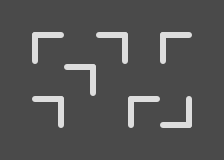

Rendered tile map (Tiled .tmx) drawn with the repository's tilesets; below, a short description and the full map source, tile grids included:
An orthogonal 7x5 tile map with 32x32 px tiles, 3 tile layers (grid, walls, zonemap) and 8 objects (3x cloner, 3x fluffy, player, goal).

<map version="1.0" orientation="orthogonal" width="7" height="5" tilewidth="32" tileheight="32">
 <properties>
  <property name="_mode" value="" />
  <property name="_title" value="test" />
  <property name="_zone" value="" />
 </properties>
 <tileset firstgid="1" name="cells" tilewidth="32" tileheight="32">
  <image source="../cells.png" trans="ff00ff" width="128" height="384" />
 </tileset>
 <layer name="grid" width="7" height="5">
  <data>
   <tile gid="1" />
   <tile gid="1" />
   <tile gid="1" />
   <tile gid="1" />
   <tile gid="1" />
   <tile gid="1" />
   <tile gid="1" />
   <tile gid="1" />
   <tile gid="1" />
   <tile gid="1" />
   <tile gid="1" />
   <tile gid="1" />
   <tile gid="1" />
   <tile gid="1" />
   <tile gid="1" />
   <tile gid="1" />
   <tile gid="1" />
   <tile gid="1" />
   <tile gid="1" />
   <tile gid="1" />
   <tile gid="1" />
   <tile gid="1" />
   <tile gid="1" />
   <tile gid="1" />
   <tile gid="1" />
   <tile gid="1" />
   <tile gid="1" />
   <tile gid="1" />
   <tile gid="1" />
   <tile gid="1" />
   <tile gid="1" />
   <tile gid="1" />
   <tile gid="1" />
   <tile gid="1" />
   <tile gid="1" />
  </data>
 </layer>
 <layer name="walls" width="7" height="5">
  <data>
   <tile gid="0" />
   <tile gid="0" />
   <tile gid="0" />
   <tile gid="0" />
   <tile gid="0" />
   <tile gid="0" />
   <tile gid="0" />
   <tile gid="0" />
   <tile gid="7" />
   <tile gid="0" />
   <tile gid="6" />
   <tile gid="0" />
   <tile gid="7" />
   <tile gid="0" />
   <tile gid="0" />
   <tile gid="0" />
   <tile gid="6" />
   <tile gid="0" />
   <tile gid="0" />
   <tile gid="0" />
   <tile gid="0" />
   <tile gid="0" />
   <tile gid="6" />
   <tile gid="0" />
   <tile gid="0" />
   <tile gid="7" />
   <tile gid="10" />
   <tile gid="0" />
   <tile gid="0" />
   <tile gid="0" />
   <tile gid="0" />
   <tile gid="0" />
   <tile gid="0" />
   <tile gid="0" />
   <tile gid="0" />
  </data>
 </layer>
 <layer name="zonemap" width="7" height="5">
  <data>
   <tile gid="0" />
   <tile gid="0" />
   <tile gid="0" />
   <tile gid="0" />
   <tile gid="0" />
   <tile gid="0" />
   <tile gid="0" />
   <tile gid="0" />
   <tile gid="0" />
   <tile gid="0" />
   <tile gid="0" />
   <tile gid="0" />
   <tile gid="0" />
   <tile gid="0" />
   <tile gid="0" />
   <tile gid="0" />
   <tile gid="0" />
   <tile gid="0" />
   <tile gid="0" />
   <tile gid="0" />
   <tile gid="0" />
   <tile gid="0" />
   <tile gid="0" />
   <tile gid="0" />
   <tile gid="0" />
   <tile gid="0" />
   <tile gid="0" />
   <tile gid="0" />
   <tile gid="0" />
   <tile gid="0" />
   <tile gid="0" />
   <tile gid="0" />
   <tile gid="0" />
   <tile gid="0" />
   <tile gid="0" />
  </data>
 </layer>
 <objectgroup name="players" width="7" height="5">
  <object type="player" x="13" y="15" />
 </objectgroup>
 <objectgroup name="enemies" width="7" height="5">
  <object type="cloner" x="111" y="82" />
  <object type="cloner" x="51" y="52" />
  <object type="cloner" x="173" y="111" />
 </objectgroup>
 <objectgroup name="items" width="7" height="5">
  <object type="goal" x="206" y="145" />
 </objectgroup>
 <objectgroup name="powerups" width="7" height="5" />
 <objectgroup name="portals" width="7" height="5" />
 <objectgroup name="cells" width="7" height="5">
  <object type="fluffy" x="76" y="82" />
  <object type="fluffy" x="178" y="51" />
  <object type="fluffy" x="45" y="116" />
 </objectgroup>
</map>
